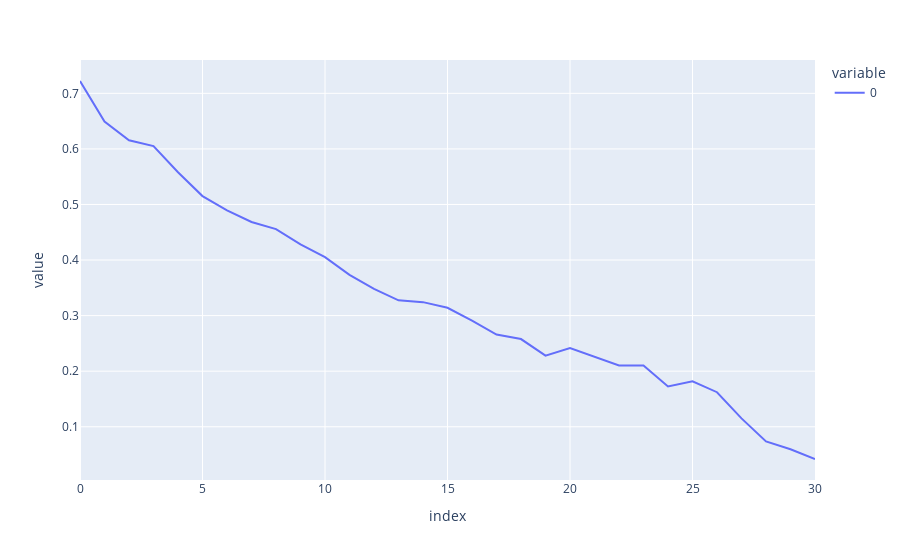

Source (notebook cell):
### Code cell
line(acc_at_dist_k[1::2], xaxis=np.arange(acc_at_dist_k.shape[0])[1::2])

### Figure 1 — Plotly figure (JSON) as saved in the notebook; plotly's stock layout.template omitted (floating-point values rounded to 4 significant figures)
{"data": [{"hovertemplate": "variable=0<br>index=%{x}<br>value=%{y}<extra></extra>", "legendgroup": "0", "line": {"color": "#636efa", "dash": "solid"}, "marker": {"symbol": "circle"}, "mode": "lines", "name": "0", "orientation": "v", "showlegend": true, "type": "scatter", "x": [0, 1, 2, 3, 4, 5, 6, 7, 8, 9, 10, 11, 12, 13, 14, 15, 16, 17, 18, 19, 20, 21, 22, 23, 24, 25, 26, 27, 28, 29, 30], "xaxis": "x", "y": [0.7222, 0.6494, 0.6155, 0.6051, 0.5581, 0.5151, 0.4895, 0.4685, 0.4557, 0.4283, 0.4052, 0.3733, 0.3479, 0.3276, 0.3242, 0.3141, 0.2909, 0.266, 0.2578, 0.2279, 0.2418, 0.2261, 0.2103, 0.2102, 0.1724, 0.1818, 0.1622, 0.115, 0.07365, 0.05959, 0.04196], "yaxis": "y"}], "layout": {"autosize": true, "legend": {"title": {"text": "variable"}, "tracegroupgap": 0}, "margin": {"t": 60}, "xaxis": {"anchor": "y", "autorange": true, "domain": [0, 1], "range": [0, 30], "title": {"text": "index"}, "type": "linear"}, "yaxis": {"anchor": "x", "autorange": true, "domain": [0, 1], "range": [0.004167, 0.76], "title": {"text": "value"}, "type": "linear"}}}
